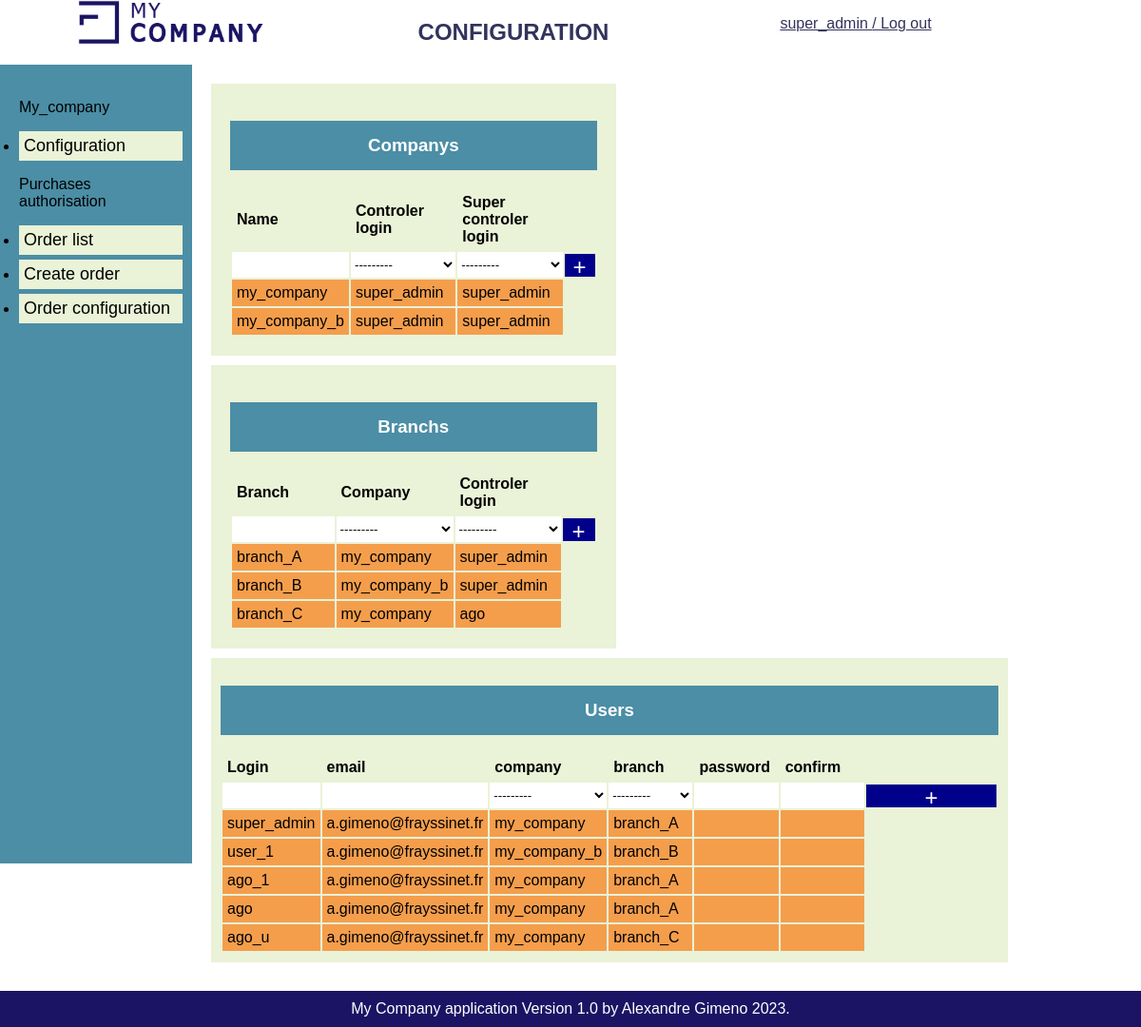
Screenshot of /config/ (signed in) with the database file from the repository.
### authentication/models.py (models this page shows)
class User(AbstractUser):
    def __str__(self):
        return f'{self.username}'
    company = models.ForeignKey('Company', null=True, on_delete=models.CASCADE, related_name='branch_user')
    branch = models.ForeignKey('Branch', null=True, on_delete=models.CASCADE, related_name='branch_user')

class Company(models.Model):
    def __str__(self):
        return f'{self.name}'
    name = models.fields.CharField(max_length=30, unique=True)
    controler = models.ForeignKey(User, on_delete=models.CASCADE, related_name='company_controler')
    super_controler = models.ForeignKey(User, on_delete=models.CASCADE, related_name='company_super_controler')

class Branch(models.Model):
    def __str__(self):
        return f'{self.name}'
    name = models.fields.CharField(max_length=30, unique=True)
    company = models.ForeignKey(Company, on_delete=models.CASCADE)
    controler = models.ForeignKey(User, on_delete=models.CASCADE, related_name='branch_controler')

### authentication/views.py (the view, shortened to what this page needs)
# urls.py: path('config/', authentication.views.config_home, name='config-home'),
@login_required
def config_home(request):
    companys=Company.objects.filter()
    branchs=Branch.objects.filter()
    users=User.objects.filter()
    company_form = CompanyForm()
    branch_form = BranchForm()
    user_form = UserForm()
    context={
    'companys': companys,
    'company_form': company_form,
    'branchs': branchs,
    'branch_form': branch_form,
    'users': users,
    'user_form': user_form,}
    return render(request,'authentication/config.html',context=context)

### authentication/forms.py
class CompanyForm(forms.ModelForm):
    add_company = forms.BooleanField(widget=forms.HiddenInput, initial=True)
    class Meta:
        model = Company
        fields = [
            'name',
            'controler',
            'super_controler',
        ]

class BranchForm(forms.ModelForm):
    add_branch = forms.BooleanField(widget=forms.HiddenInput, initial=True)
    class Meta:
        model = Branch
        fields = [
            'name',
            'company',
            'controler',
        ]

### authentication/templates/authentication/config.html (shortened to what this page needs)
{% extends 'base.html' %}
{% block title %}CONFIGURATION{% endblock %}
{% block content %}
<div class="config">
    <div>
        <div class="box-half">
        <div class="cie-set">
            <h3>Companys</h3>
            <table>
                <thead>
                    <tr>
                        <th>Name</th>
                        <th>Controler login</th>
                        <th>Super controler login</th>
                        <th></th>
                    </tr>
                </thead>
                <tbody>
                    <form method="post">
                    <tr>
                        <td value="value">{{ company_form.name }}</td>
                        <td value="value">{{ company_form.controler}}</td>
                        <td value="value">{{ company_form.super_controler }}</td>
                        <td value="btn-col">
                            <input type="submit" value="+">
                        </td>
                    </tr>
                    </form>
                </tbody>
                <tbody>
                    {% for company in companys %}
                    <tr>
                        <td>{{ company.name }}</td>
                        <td>{{ company.controler }}</td>
                        <td>{{ company.super_controler }}</td>
                        <td value="btn-col"></td>
                    </tr>
                    {% endfor %}
                </tbody>
            </table>
        </div>
        </div>
        <div class="box-half">
        <div class="cie-set">
            <h3>Branchs</h3>
            <table>
                <thead>
                    <tr>
                        <th>Branch</th>
                        <th>Company</th>
                        <th>Controler login</th>
                        <th></th>
                    </tr>
                </thead>
                <tbody>
                    <form method="post">
                    <tr>
                        <td value="value">{{ branch_form.name }}</td>
                        <td value="value">{{ branch_form.company }}</td>
                        <td value="value">{{ branch_form.controler }}</td>
                        <td value="btn-col">
                            <input type="submit" value="+">
                        </td>
                    </tr>
                    </form>
                </tbody>
                <tbody>
                    {% for branch in branchs %}
                    <tr>
                        <td>{{ branch.name }}</td>
                        <td>{{ branch.company }}</td>
                        <td>{{ branch.controler }}</td>
                        <td value="btn-col"></td>
                    </tr>
                    {% endfor %}
                </tbody>
            </table>
        </div>
        </div>
        <div class="box">
            <h3>Users</h3>
            <table>
                <thead>
                    <tr>
                        <th>Login</th>
                        <th>email</th>
                        <th>company</th>
                        <th>branch</th>
                        <th>password</th>
                        <th>confirm</th>
                        <th value="btn-col"></th>
                    </tr>
                </thead>
                <tbody>
                    <form method="post">
                    <tr>
                        <td value="value">{{ user_form.username }}</td>
                        <td value="value">{{ user_form.email }}</td>
                        <td value="value">{{ user_form.company}}</td>
                        <td value="value">{{ user_form.branch }}</td>
                        <td value="value">{{ user_form.password1 }}</td>
                        <td value="value">{{ user_form.password2 }}</td>
                        <td value="btn-col">
                            <input type="submit" value="+">
                        </td>
                    </tr>
                    </form>
                </tbody>
                <tbody>
                    {% for user in users %}
                    <tr>
                        <td>{{ user.username }}</td>
                        <td>{{ user.email }}</td>
                        <td>{{ user.company }}</td>
                        <td>{{ user.branch }}</td>
                        <td>{{ user.password1 }}</td>
                        <td>{{ user.password2 }}</td>
                        <td value="btn-col">
                        </td>
                    </tr>
                    {% endfor %}
                </tbody>
            </table>
        </div>
    </div>
</div>
{% endblock %}

### templates/base.html (shortened to what this page needs)
{% load static %}
<html>
    <head>
        <link rel="stylesheet" href="{% static 'styles.css' %}" />
    </head>
    <body>
        <header>
            <div class = "col">
                <img src="{% static 'logo_entreprise.png' %}" alt="logo_entreprise" width="200"/>
            </div>
            <div class = "col">
                <h2>{% block title %}{% endblock %}</h2>
            </div>
            <div class = "col">
                {% if user.is_authenticated %}
                    <p><a href="{% url 'logout' %}"> {{ request.user }} / Log out</a></p>
                {% else %}
                    <h4><a href="{% url 'login' %}">Log in</a></h4>
                {% endif %}
            </div>
        </header>
        <div class = "main">
            <nav>
                <p>My_company</p>
                <ul>
                    <li>
                        <a href="{% url 'config-home' %}">Configuration</a>
                    </li>
                </ul>
                <p>Purchases authorisation</p>
                <ul>
                    <li>
                        <a href="{% url 'order-list' %}">Order list</a>
                    </li>
                    <li>
                        <a href="{% url 'order-create' %}">Create order</a>
                    </li>
                    <li>
                        <a href="{% url 'order-config' %}">Order configuration</a>
                    </li>
                </ul>
            </nav>
            <div>
                {% block content %}{% endblock %}
            </div>
        </div>
        <footer>
            My Company application Version 1.0 by Alexandre Gimeno 2023.
        </footer>
    </body>
</html>

### purchases_auth/static/styles.css (style rules this page uses)
:root { --color-blue: #33335C; --color-gray: #4B8EA5; --color-orange: #F49E4C; --color-red: #AB3428; --color-green: #6EEB83; --color-beige: #EAF2D7; --color-darkbeige: #CEE1A3; }
* { font-family: Arial, sans-serif; }
a { color: var(--color-blue); }
body { width: 100%; margin: 0 auto; }
header { background-color: white ; color: var(--color-blue); display: flex; vertical-align: middle; }
header .col { float: left; width: 30%; text-align: center; }
.main { width: 90%; }
nav { float: left; width: 15%; height: 100%; background-color: var(--color-gray); padding: 20px; }
nav ul { margin: 0; padding: 0; }
nav li { background-color: var(--color-beige); width: 100%; padding: 5px; margin-bottom: 5px; }
nav li a { text-decoration: none; color: black; font-size: large; }
.config { display: grid; padding: 10px; }
.config table { width: 100%; }
.config .box { padding: 10px; margin-bottom: 10px; background-color: var(--color-beige); }
.config div { padding: 10px; }
.config td, .config th { text-align: left; padding: 5px; }
.config h3 { padding: 15px; text-align: center; color: white; background-color: var(--color-gray); }
.config td { background-color: var(--color-orange); width: 11%; }
.config td[value="value"] { background-color: white; padding: 0px; }
.config td[value="btn-col"] { background-color: var(--color-beige); padding: 0px; width: 2em; }
.config select, .config input { background-color: white; padding: 0px; margin: 0px; border: none; width: 100%; height: 2em; }
.config input[type=submit] { width: 100%; height: 1em; font-size: x-large; background-color: darkblue; color: white; text-align: center; border: none; }
.config .box-half { display: inline-block; justify-content: left; width: 48.4%; padding: 10px; margin-bottom: 10px; background-color: var(--color-beige); }
.config .box-half td { width: 91%; }
.config .cie-set td { width: 30%; }
footer { clear: both; background-color: #1B1464; color: white; padding: 10px; text-align: center; }

### rows the page displays
User: user "super_admin", username "super_admin", email "a.gimeno@frayssinet.fr", company "my_company", branch "branch_A"
Company: name "my_company", controler "super_admin", super_controler "super_admin"
Company: name "my_company_b", controler "super_admin", super_controler "super_admin"
Branch: name "branch_A", company "my_company", controler "super_admin"
Branch: name "branch_B", company "my_company_b", controler "super_admin"
Branch: name "branch_C", company "my_company", controler "ago"
User: username "user_1", email "a.gimeno@frayssinet.fr", company "my_company_b", branch "branch_B"
User: username "ago_1", email "a.gimeno@frayssinet.fr", company "my_company", branch "branch_A"
User: username "ago", email "a.gimeno@frayssinet.fr", company "my_company", branch "branch_A"
User: username "ago_u", email "a.gimeno@frayssinet.fr", company "my_company", branch "branch_C"
